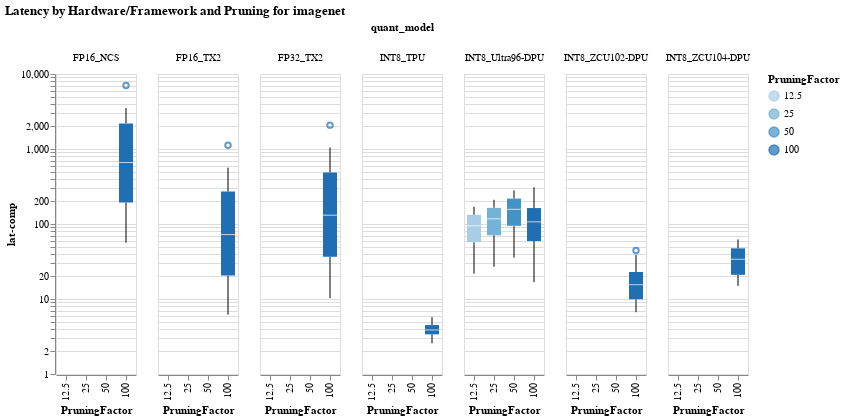

Source (notebook cell):
### Markdown cell above
### Boxplots

### Code cell
#hide_input
box1 = alt.Chart(imagenet_df).mark_boxplot().encode(
    x='PruningFactor:O',
    y=alt.Y("lat-comp", scale=alt.Scale(type="log")),
    color='PruningFactor:O',
).facet(column="quant_model").properties(
    title="Latency by Hardware/Framework and Pruning for imagenet"
).interactive()
box1
